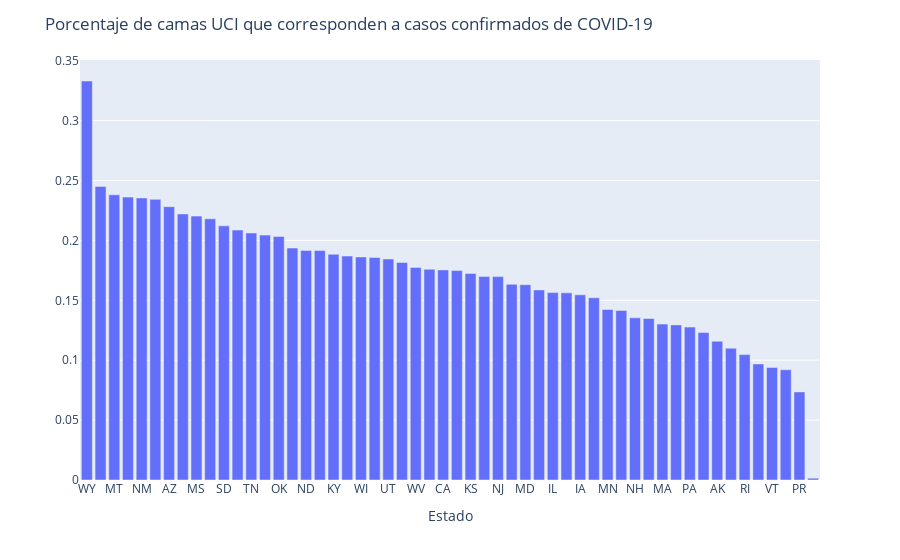

Source (notebook cell):
### Code cell
# 5 - ¿Qué porcentaje de camas UCI corresponden a casos confirmados de COVID-19? Agrupe por Estado.

confirmados_porestado = df.groupby("state").sum("Total_Confirmados_ICU").sort_values("state")["Total_Confirmados_ICU"].to_frame()
ICU_porestado = df.groupby("state").sum("Ocupación_Total_ICU").sort_values("state")["Ocupación_Total_ICU"].to_frame()
ICU_porestado = pd.merge(confirmados_porestado, ICU_porestado, how="inner", on="state")
ICU_porestado["%_covid"]=ICU_porestado["Total_Confirmados_ICU"]/ICU_porestado["Ocupación_Total_ICU"]
Frame_5 = ICU_porestado.sort_values("%_covid", ascending=False)["%_covid"].to_frame()

fig5_1=px.bar(Frame_5)
fig5_1.update_yaxes(title="", visible=True)
fig5_1.update_xaxes(title="Estado", visible=True)
fig5_1.update_layout(showlegend=False, title="Porcentaje de camas UCI que corresponden a casos confirmados de COVID-19")

### Figure 1 — Plotly figure (JSON) as saved in the notebook; plotly's stock layout.template omitted (floating-point values rounded to 4 significant figures)
{"data": [{"alignmentgroup": "True", "hovertemplate": "variable=%_covid<br>state=%{x}<br>value=%{y}<extra></extra>", "legendgroup": "%_covid", "marker": {"color": "#636efa", "pattern": {"shape": ""}}, "name": "%_covid", "offsetgroup": "%_covid", "orientation": "v", "showlegend": true, "textposition": "auto", "type": "bar", "x": ["WY", "NV", "MT", "TX", "NM", "ID", "AZ", "GA", "MS", "AL", "SD", "VI", "TN", "AR", "OK", "CO", "ND", "NC", "KY", "NE", "WI", "IN", "UT", "LA", "WV", "MO", "CA", "SC", "KS", "MI", "NJ", "ME", "MD", "FL", "IL", "OH", "IA", "VA", "MN", "WA", "NH", "OR", "MA", "NY", "PA", "HI", "AK", "CT", "RI", "DE", "VT", "DC", "PR", "AS"], "xaxis": "x", "y": [0.3331, 0.2451, 0.2381, 0.2361, 0.2355, 0.2343, 0.2282, 0.2221, 0.2203, 0.218, 0.2121, 0.2086, 0.2062, 0.2044, 0.2034, 0.1936, 0.1917, 0.1915, 0.1884, 0.1869, 0.1862, 0.1857, 0.1845, 0.1816, 0.1775, 0.1759, 0.1754, 0.1748, 0.1725, 0.17, 0.1698, 0.1634, 0.163, 0.1587, 0.1564, 0.1562, 0.1546, 0.1521, 0.1423, 0.1416, 0.1354, 0.1348, 0.1301, 0.1295, 0.1277, 0.1231, 0.1159, 0.11, 0.1047, 0.09689, 0.09387, 0.09201, 0.07352, 0.00152], "yaxis": "y"}], "layout": {"barmode": "relative", "legend": {"title": {"text": "variable"}, "tracegroupgap": 0}, "margin": {"t": 60}, "showlegend": false, "title": {"text": "Porcentaje de camas UCI que corresponden a casos confirmados de COVID-19"}, "xaxis": {"anchor": "y", "domain": [0, 1], "title": {"text": "Estado"}, "visible": true}, "yaxis": {"anchor": "x", "domain": [0, 1], "title": {"text": ""}, "visible": true}}}
